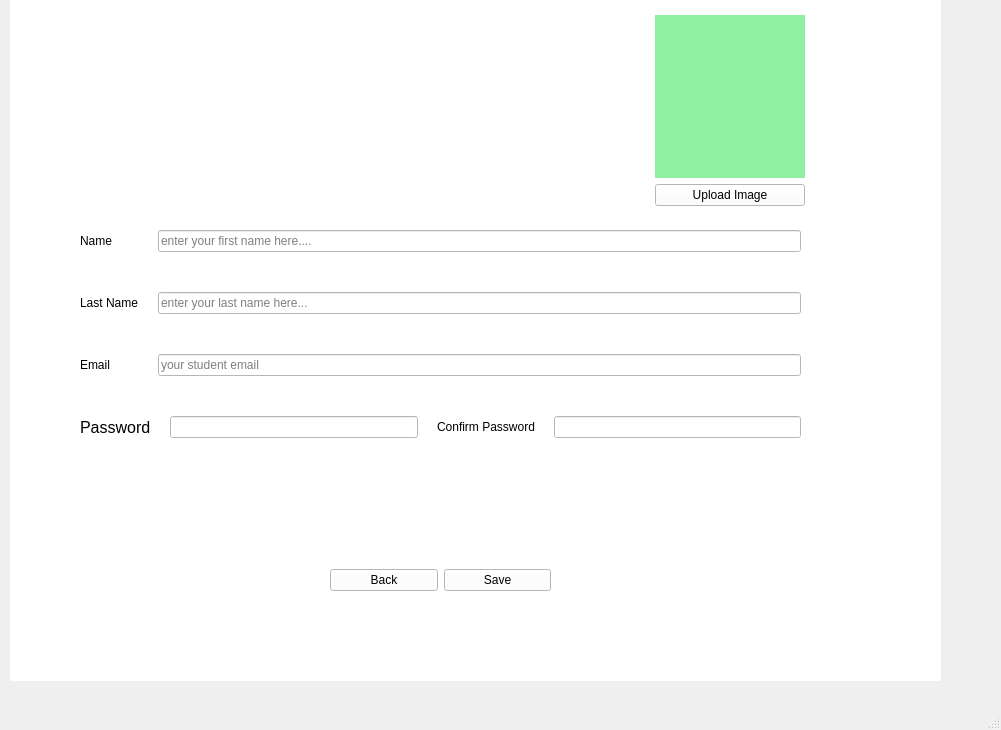
<?xml version="1.0" encoding="UTF-8"?>
<ui version="4.0">
 <class>registrationpage</class>
 <widget class="QMainWindow" name="registrationpage">
  <property name="geometry">
   <rect>
    <x>0</x>
    <y>0</y>
    <width>1001</width>
    <height>730</height>
   </rect>
  </property>
  <property name="windowTitle">
   <string>Register</string>
  </property>
  <widget class="QWidget" name="centralwidget">
   <widget class="QWidget" name="widget" native="true">
    <property name="geometry">
     <rect>
      <x>10</x>
      <y>0</y>
      <width>931</width>
      <height>681</height>
     </rect>
    </property>
    <property name="styleSheet">
     <string notr="true">background-color: rgb(255, 255, 255);</string>
    </property>
    <widget class="QWidget" name="formLayoutWidget">
     <property name="geometry">
      <rect>
       <x>60</x>
       <y>220</y>
       <width>741</width>
       <height>271</height>
      </rect>
     </property>
     <layout class="QFormLayout" name="formLayout">
      <property name="horizontalSpacing">
       <number>20</number>
      </property>
      <property name="verticalSpacing">
       <number>40</number>
      </property>
      <property name="leftMargin">
       <number>10</number>
      </property>
      <property name="topMargin">
       <number>10</number>
      </property>
      <property name="rightMargin">
       <number>10</number>
      </property>
      <property name="bottomMargin">
       <number>10</number>
      </property>
      <item row="0" column="0">
       <widget class="QLabel" name="first_name">
        <property name="text">
         <string>Name</string>
        </property>
       </widget>
      </item>
      <item row="0" column="1">
       <widget class="QLineEdit" name="name_le">
        <property name="placeholderText">
         <string>enter your first name here....</string>
        </property>
       </widget>
      </item>
      <item row="1" column="0">
       <widget class="QLabel" name="last_name">
        <property name="text">
         <string>Last Name</string>
        </property>
       </widget>
      </item>
      <item row="1" column="1">
       <widget class="QLineEdit" name="last_name_le">
        <property name="text">
         <string/>
        </property>
        <property name="placeholderText">
         <string>enter your last name here...</string>
        </property>
       </widget>
      </item>
      <item row="2" column="0">
       <widget class="QLabel" name="email">
        <property name="text">
         <string>Email </string>
        </property>
       </widget>
      </item>
      <item row="2" column="1">
       <widget class="QLineEdit" name="email_le">
        <property name="placeholderText">
         <string>your student email </string>
        </property>
       </widget>
      </item>
      <item row="3" column="0" colspan="2">
       <layout class="QHBoxLayout" name="horizontalLayout_4" stretch="0,1,0,1">
        <property name="spacing">
         <number>19</number>
        </property>
        <property name="sizeConstraint">
         <enum>QLayout::SetDefaultConstraint</enum>
        </property>
        <item>
         <widget class="QLabel" name="password_label">
          <property name="font">
           <font>
            <pointsize>12</pointsize>
           </font>
          </property>
          <property name="text">
           <string>Password</string>
          </property>
         </widget>
        </item>
        <item>
         <widget class="QLineEdit" name="password_lineedit">
          <property name="echoMode">
           <enum>QLineEdit::Password</enum>
          </property>
         </widget>
        </item>
        <item>
         <widget class="QLabel" name="confirm_pass_label">
          <property name="text">
           <string>Confirm Password</string>
          </property>
         </widget>
        </item>
        <item>
         <widget class="QLineEdit" name="confirm_pass_lineedit">
          <property name="sizePolicy">
           <sizepolicy hsizetype="Expanding" vsizetype="Maximum">
            <horstretch>0</horstretch>
            <verstretch>0</verstretch>
           </sizepolicy>
          </property>
          <property name="frame">
           <bool>true</bool>
          </property>
          <property name="echoMode">
           <enum>QLineEdit::Password</enum>
          </property>
         </widget>
        </item>
       </layout>
      </item>
     </layout>
    </widget>
    <widget class="QWidget" name="verticalLayoutWidget">
     <property name="geometry">
      <rect>
       <x>640</x>
       <y>10</y>
       <width>160</width>
       <height>201</height>
      </rect>
     </property>
     <layout class="QVBoxLayout" name="verticalLayout">
      <property name="leftMargin">
       <number>5</number>
      </property>
      <property name="topMargin">
       <number>5</number>
      </property>
      <property name="rightMargin">
       <number>5</number>
      </property>
      <property name="bottomMargin">
       <number>5</number>
      </property>
      <item>
       <widget class="QLabel" name="uploded_image_label">
        <property name="styleSheet">
         <string notr="true">background-color: rgb(143, 240, 164);</string>
        </property>
        <property name="text">
         <string/>
        </property>
        <property name="scaledContents">
         <bool>true</bool>
        </property>
       </widget>
      </item>
      <item>
       <widget class="QPushButton" name="upload_image_btn">
        <property name="text">
         <string>Upload Image</string>
        </property>
       </widget>
      </item>
     </layout>
    </widget>
    <widget class="QWidget" name="horizontalLayoutWidget">
     <property name="geometry">
      <rect>
       <x>320</x>
       <y>550</y>
       <width>221</width>
       <height>61</height>
      </rect>
     </property>
     <layout class="QHBoxLayout" name="horizontalLayout_2">
      <item>
       <widget class="QPushButton" name="back_bt">
        <property name="text">
         <string>Back</string>
        </property>
       </widget>
      </item>
      <item>
       <widget class="QPushButton" name="save_bt">
        <property name="text">
         <string>Save</string>
        </property>
       </widget>
      </item>
     </layout>
    </widget>
    <widget class="QLabel" name="error_label">
     <property name="geometry">
      <rect>
       <x>80</x>
       <y>160</y>
       <width>531</width>
       <height>41</height>
      </rect>
     </property>
     <property name="text">
      <string/>
     </property>
    </widget>
   </widget>
  </widget>
  <widget class="QMenuBar" name="menubar">
   <property name="geometry">
    <rect>
     <x>0</x>
     <y>0</y>
     <width>1001</width>
     <height>22</height>
    </rect>
   </property>
  </widget>
  <widget class="QStatusBar" name="statusbar"/>
 </widget>
 <resources/>
 <connections/>
</ui>
